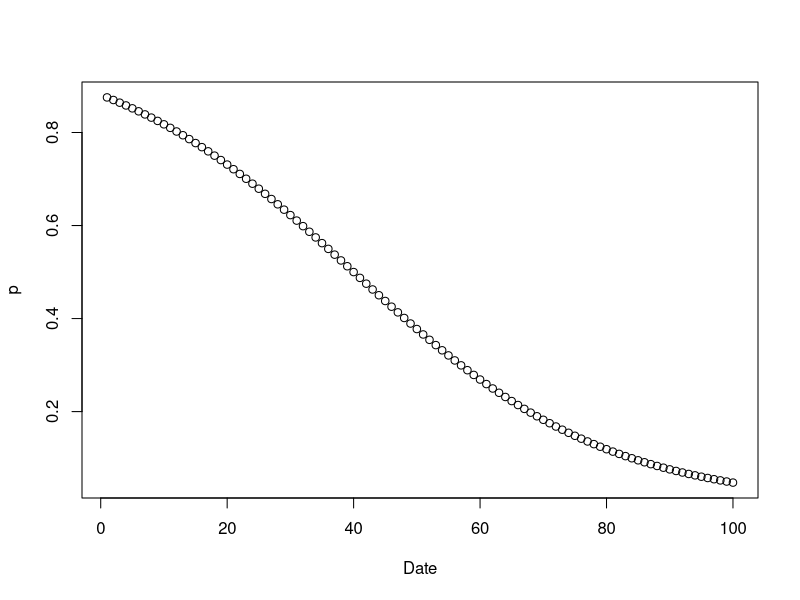
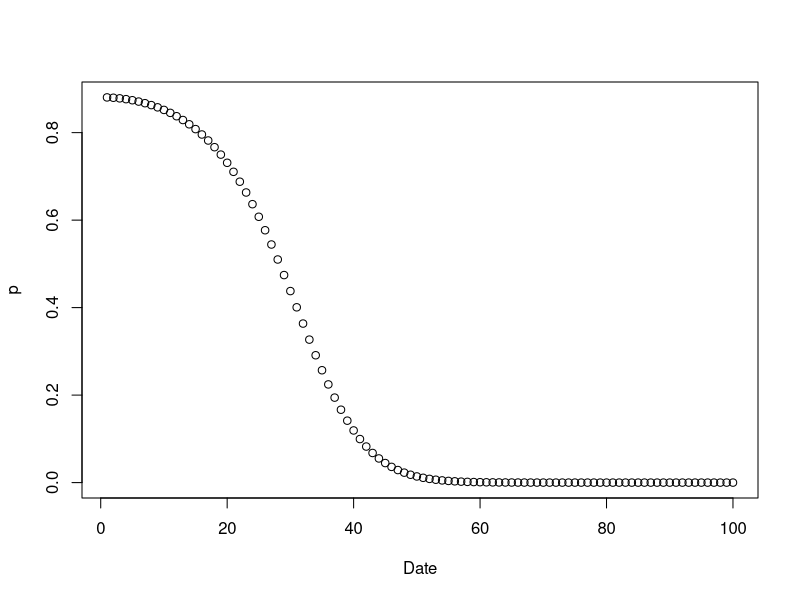
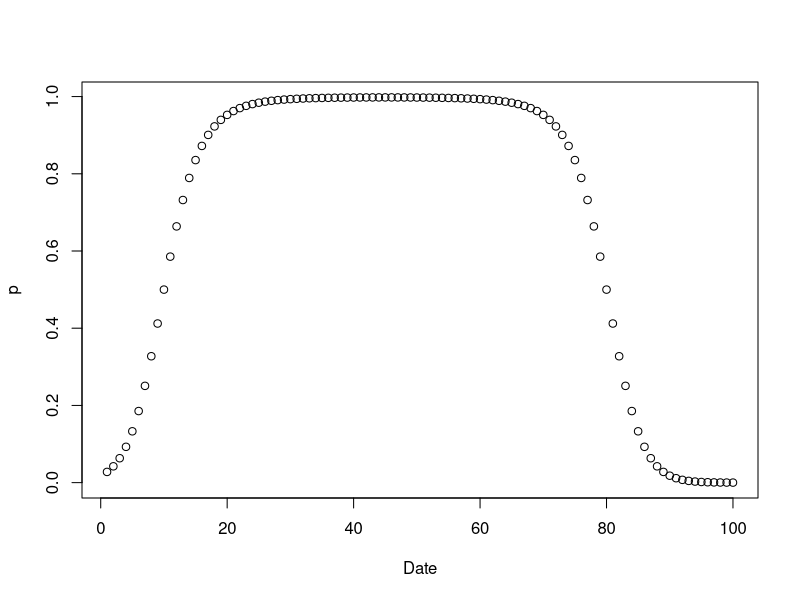
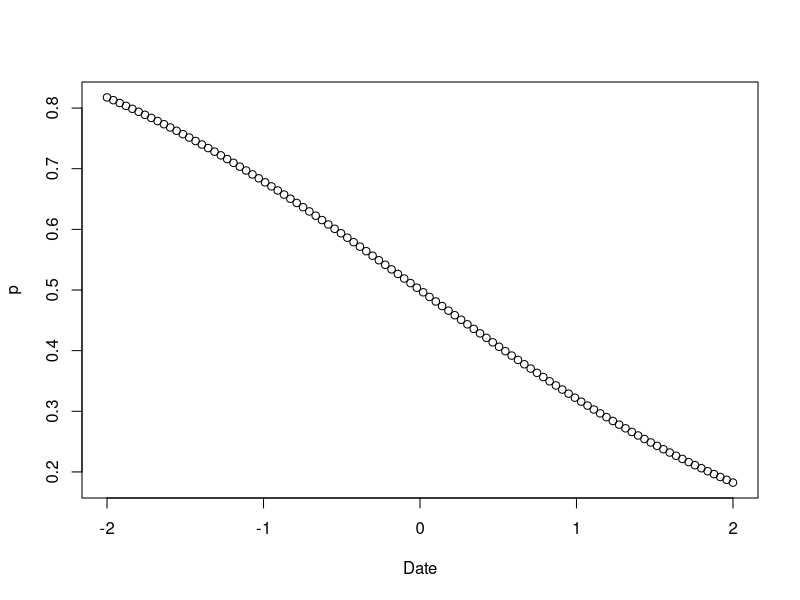
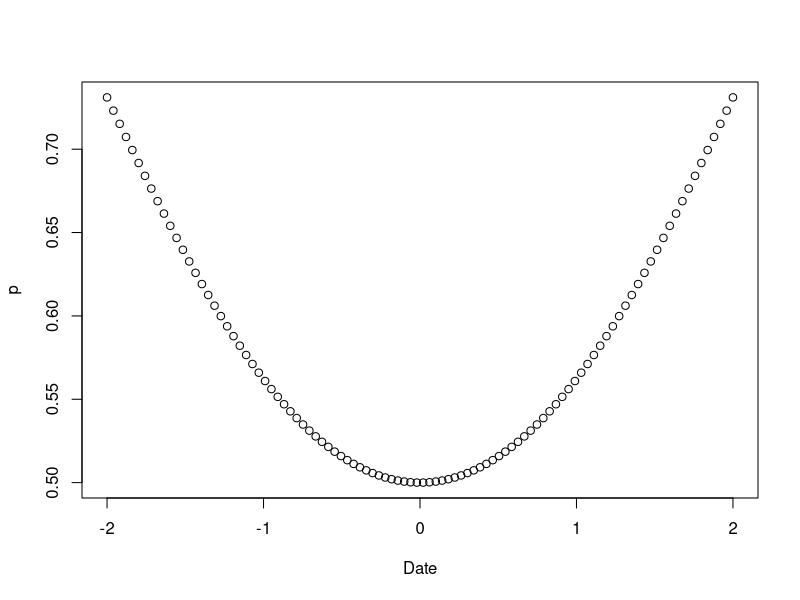
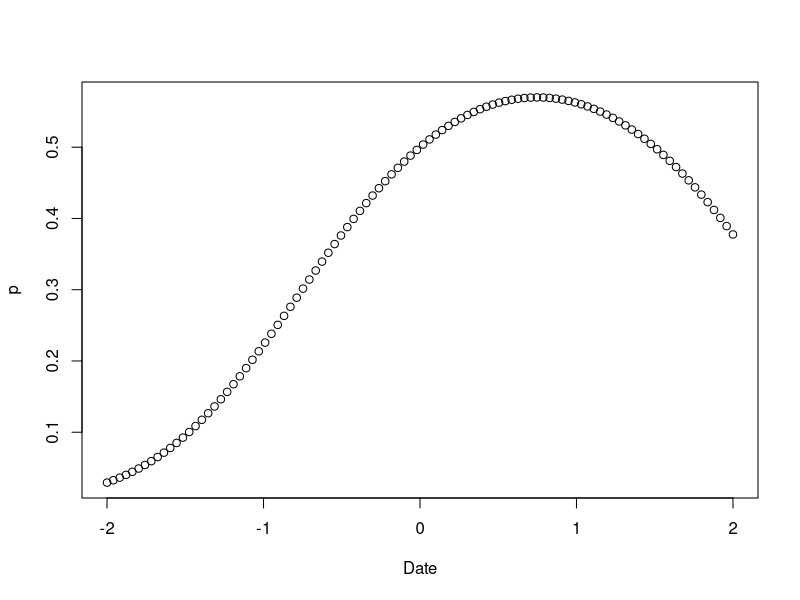

The R source for these figures, in order:

# continuous covariate
x <- seq(1,100, length.out = 100)
# linear
beta <- c(2, -0.05)
y <- plogis(beta[1] + beta[2] * x)
plot(y ~ x, ylab = 'p', xlab = 'Date')

# x^2
beta <- c(2, -0.1, -0.0025)
y <- plogis(beta[1] + beta[3] * x * x)
plot(y ~ x, ylab = 'p', xlab = 'Date')

# quadratic
beta <- c(-4, 0.45, -0.005)
y <- plogis(beta[1] + beta[2] * x + beta[3] * x * x)
plot(y ~ x, ylab = 'p', xlab = 'Date')




# ~~~~~~~~~~~~~~~~~~~~~~~~~~~~~~~~~~~~~~~~~~~~~~~~~~~~~~~~~~~~~~~~~~~~~~~~~~~~
# z-standardized covarates
# ~~~~~~~~~~~~~~~~~~~~~~~~~~~~~~~~~~~~~~~~~~~~~~~~~~~~~~~~~~~~~~~~~~~~~~~~~~~~
x <- seq(-2,2, length.out = 100)


# linear
beta <- c(0, -0.75)
y <- plogis(beta[1] + beta[2] * x)
plot(y ~ x, ylab = 'p', xlab = 'Date')

# x^2
beta <- c(0, 0.25)
y <- plogis(beta[1] + beta[2] * x * x)
plot(y ~ x, ylab = 'p', xlab = 'Date')

# quadratic
beta <- c(0, 0.75, -0.5)
y <- plogis(beta[1] + beta[2] * x + beta[3] * x * x)
plot(y ~ x, ylab = 'p', xlab = 'Date')

